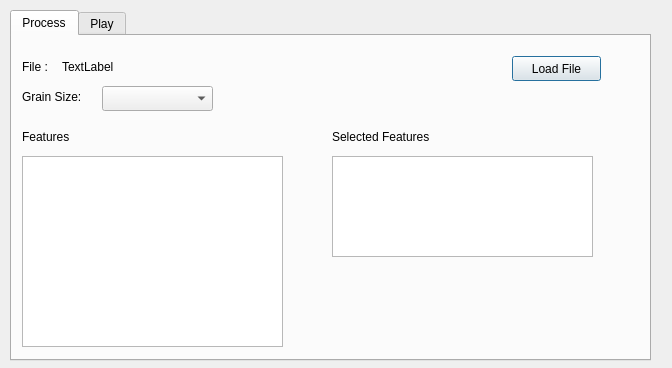
<?xml version="1.0" encoding="UTF-8"?>
<ui version="4.0">
 <class>Dialog</class>
 <widget class="QDialog" name="Dialog">
  <property name="geometry">
   <rect>
    <x>0</x>
    <y>0</y>
    <width>672</width>
    <height>368</height>
   </rect>
  </property>
  <property name="windowTitle">
   <string>Dialog</string>
  </property>
  <widget class="QTabWidget" name="tabWidget">
   <property name="geometry">
    <rect>
     <x>10</x>
     <y>10</y>
     <width>641</width>
     <height>351</height>
    </rect>
   </property>
   <property name="currentIndex">
    <number>0</number>
   </property>
   <widget class="QWidget" name="processTab">
    <attribute name="title">
     <string>Process</string>
    </attribute>
    <widget class="QLabel" name="label">
     <property name="geometry">
      <rect>
       <x>10</x>
       <y>20</y>
       <width>41</width>
       <height>21</height>
      </rect>
     </property>
     <property name="text">
      <string>File :</string>
     </property>
    </widget>
    <widget class="QLabel" name="labelFileName">
     <property name="geometry">
      <rect>
       <x>50</x>
       <y>20</y>
       <width>431</width>
       <height>21</height>
      </rect>
     </property>
     <property name="text">
      <string>TextLabel</string>
     </property>
    </widget>
    <widget class="QPushButton" name="pushButtonLoadFile">
     <property name="geometry">
      <rect>
       <x>500</x>
       <y>20</y>
       <width>89</width>
       <height>25</height>
      </rect>
     </property>
     <property name="text">
      <string>Load File</string>
     </property>
    </widget>
    <widget class="QListWidget" name="listWidgetFeatures">
     <property name="geometry">
      <rect>
       <x>10</x>
       <y>120</y>
       <width>261</width>
       <height>191</height>
      </rect>
     </property>
     <property name="selectionMode">
      <enum>QAbstractItemView::MultiSelection</enum>
     </property>
    </widget>
    <widget class="QComboBox" name="comboBoxGrainSize">
     <property name="geometry">
      <rect>
       <x>90</x>
       <y>50</y>
       <width>111</width>
       <height>25</height>
      </rect>
     </property>
    </widget>
    <widget class="QLabel" name="label_2">
     <property name="geometry">
      <rect>
       <x>10</x>
       <y>50</y>
       <width>71</width>
       <height>21</height>
      </rect>
     </property>
     <property name="text">
      <string>Grain Size:</string>
     </property>
    </widget>
    <widget class="QLabel" name="label_3">
     <property name="geometry">
      <rect>
       <x>10</x>
       <y>90</y>
       <width>81</width>
       <height>21</height>
      </rect>
     </property>
     <property name="text">
      <string>Features</string>
     </property>
    </widget>
    <widget class="QListWidget" name="listWidgetSelectedFeatures">
     <property name="geometry">
      <rect>
       <x>320</x>
       <y>120</y>
       <width>261</width>
       <height>101</height>
      </rect>
     </property>
    </widget>
    <widget class="QLabel" name="label_4">
     <property name="geometry">
      <rect>
       <x>320</x>
       <y>90</y>
       <width>211</width>
       <height>21</height>
      </rect>
     </property>
     <property name="text">
      <string>Selected Features</string>
     </property>
    </widget>
   </widget>
   <widget class="QWidget" name="playTab">
    <attribute name="title">
     <string>Play</string>
    </attribute>
    <widget class="QSlider" name="readPoint">
     <property name="geometry">
      <rect>
       <x>30</x>
       <y>240</y>
       <width>581</width>
       <height>61</height>
      </rect>
     </property>
     <property name="orientation">
      <enum>Qt::Horizontal</enum>
     </property>
    </widget>
    <widget class="QWidget" name="verticalLayoutWidget">
     <property name="geometry">
      <rect>
       <x>530</x>
       <y>150</y>
       <width>71</width>
       <height>80</height>
      </rect>
     </property>
     <layout class="QVBoxLayout" name="verticalLayout">
      <item>
       <widget class="QRadioButton" name="playButton">
        <property name="text">
         <string>play</string>
        </property>
       </widget>
      </item>
      <item>
       <widget class="QRadioButton" name="stopButton">
        <property name="text">
         <string>stop</string>
        </property>
       </widget>
      </item>
     </layout>
    </widget>
   </widget>
  </widget>
 </widget>
 <resources/>
 <connections/>
</ui>
